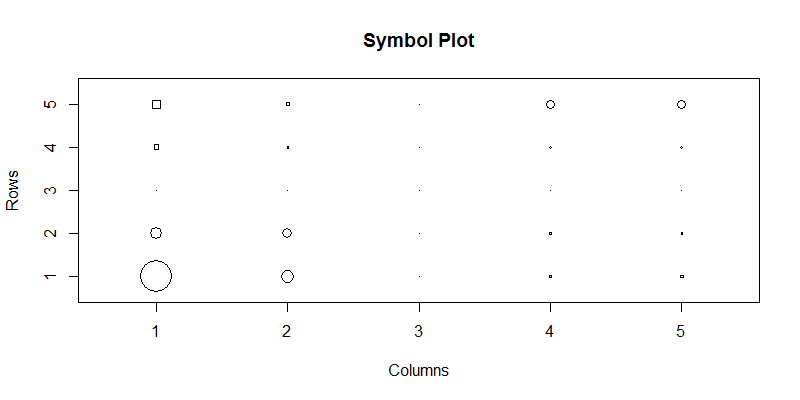

Recreate this plot in R.
diag.MP <- function(fit){
  fit.comp <- matrix(fit$row,ncol=1) %*% matrix(fit$col,nrow=1)/fit$overall
  plot(fit.comp, fit$res,xlab="Comparison value",ylab="Residual",cex=0.5)
  abline(v=0,h=0,lty=2)
  ls <- lm(c(fit$res)~c(fit.comp))
  abline(ls,col="red",lty=3) 
  rr <- run.rrline(fit.comp,fit$res,iter=10) 
  abline(rr$a, rr$b, col="red")
  pwr1 <- 1 - rr$b
  pwr2 <- 1 - ls$coef[2]
  title("",paste("Approximate power =",format(round(pwr1,2))," or ", format(round(pwr2,2))))
}

symbolPlot<-function(mat){
  result<-medpolish(mat)
  res<-c(result$residuals)
  genNos<-expand.grid(1:5,1:5)
  plotvar<-cbind(genNos$Var2,genNos$Var1,res)
  pos<-plotvar[plotvar[,3]>=0,]
  max<-sum(abs(pos[,3]))
  symbols(pos[,1],pos[,2],squares = 0.2*(abs(pos[,3]/(max))),inches = FALSE,xlab="Columns",ylab="Rows",main="Symbol Plot")
  pos<-plotvar[plotvar[,3]<0,]
  symbols(pos[,1],pos[,2],circles = 0.2*(abs(pos[,3]/(max))),inches = FALSE,add = TRUE)
}
